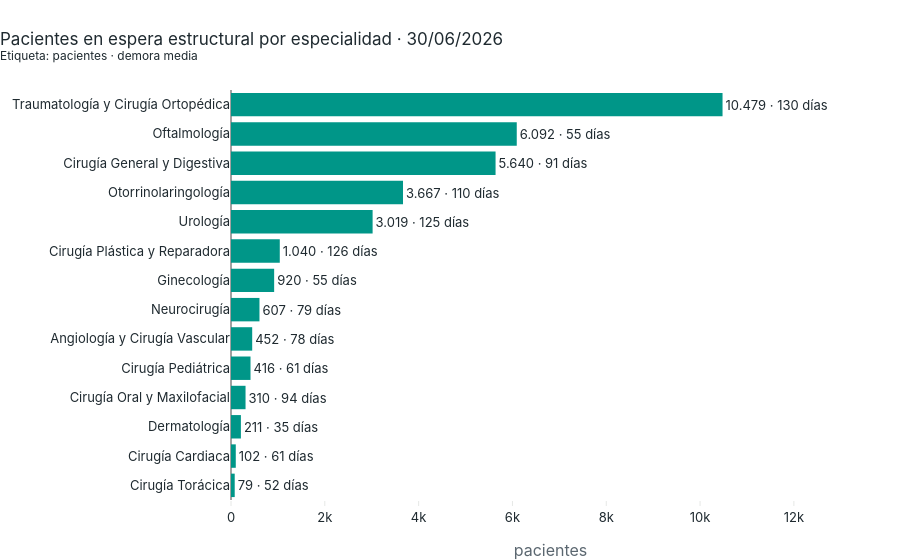

The notebook cell saved with this chart:
### Markdown cell above
---
## 3. ¿Qué especialidades tienen más espera y cuáles han empeorado más?

Sacyl publica la lista quirúrgica por especialidad solo para el total de la comunidad: no hay
cruce hospital × especialidad. Ese cruce sí existe en consultas externas (sección 6).

### Code cell
esp = sql("""
SELECT fecha, especialidad, pacientes_estructurales, demora_media_dias
FROM v_quirurgica_especialidad
""")
esp_ult = esp[esp["fecha"] == ULTIMA].sort_values("pacientes_estructurales")
esp_ult["cuota_pct"] = esp_ult["pacientes_estructurales"] / esp_ult["pacientes_estructurales"].sum() * 100

fig = go.Figure(go.Bar(
    x=esp_ult["pacientes_estructurales"], y=esp_ult["especialidad"], orientation="h",
    marker_color=PRINCIPAL,
    customdata=esp_ult[["demora_media_dias", "cuota_pct"]],
    text=[f"{p:,.0f} · {d:.0f} días".replace(",", ".") for p, d in
          zip(esp_ult["pacientes_estructurales"], esp_ult["demora_media_dias"])],
    textposition="outside",
    hovertemplate="%{y}<br>%{x:,.0f} pacientes (%{customdata[1]:.0f} %)<br>"
                  "Demora: %{customdata[0]:.0f} días<extra></extra>"))
fig.update_layout(title=f"Pacientes en espera estructural por especialidad · {ULTIMA:%d/%m/%Y}<br>"
                        "<sup>Etiqueta: pacientes · demora media</sup>",
                  xaxis_title="pacientes", hovermode="closest", height=560,
                  xaxis_range=[0, esp_ult["pacientes_estructurales"].max() * 1.3], separators=",.")
fig.show()

### Figure 1 — Plotly figure (JSON) as saved in the notebook; plotly's stock layout.template omitted (floating-point values rounded to 4 significant figures)
{"data": [{"customdata": [[52.0, 0.2391], [61.2, 0.3088], [34.6, 0.6387], [94.4, 0.9384], [61.4, 1.259], [77.5, 1.368], [79.3, 1.838], [55.1, 2.785], [126.0, 3.148], [124.6, 9.139], [110.2, 11.1], [90.8, 17.07], [54.6, 18.44], [130.1, 31.72]], "hovertemplate": "%{y}<br>%{x:,.0f} pacientes (%{customdata[1]:.0f} %)<br>Demora: %{customdata[0]:.0f} días<extra></extra>", "marker": {"color": "#009688"}, "orientation": "h", "text": ["79 · 52 días", "102 · 61 días", "211 · 35 días", "310 · 94 días", "416 · 61 días", "452 · 78 días", "607 · 79 días", "920 · 55 días", "1.040 · 126 días", "3.019 · 125 días", "3.667 · 110 días", "5.640 · 91 días", "6.092 · 55 días", "10.479 · 130 días"], "textposition": "outside", "type": "bar", "x": [79, 102, 211, 310, 416, 452, 607, 920, 1040, 3019, 3667, 5640, 6092, 10479], "y": ["Cirugía Torácica", "Cirugía Cardiaca", "Dermatología", "Cirugía Oral y Maxilofacial", "Cirugía Pediátrica", "Angiología y Cirugía Vascular", "Neurocirugía", "Ginecología", "Cirugía Plástica y Reparadora", "Urología", "Otorrinolaringología", "Cirugía General y Digestiva", "Oftalmología", "Traumatología y Cirugía Ortopédica"]}], "layout": {"height": 560, "hovermode": "closest", "separators": ",.", "title": {"text": "Pacientes en espera estructural por especialidad · 30/06/2026<br><sup>Etiqueta: pacientes · demora media</sup>"}, "xaxis": {"range": [0, 13620.0], "title": {"text": "pacientes"}}}}
